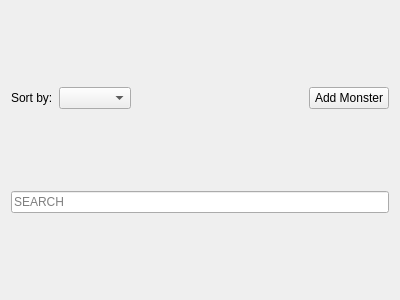
<?xml version="1.0" encoding="UTF-8"?>
<ui version="4.0">
 <class>BoxMenu</class>
 <widget class="QWidget" name="BoxMenu">
  <property name="geometry">
   <rect>
    <x>0</x>
    <y>0</y>
    <width>400</width>
    <height>300</height>
   </rect>
  </property>
  <property name="windowTitle">
   <string>Form</string>
  </property>
  <layout class="QVBoxLayout" name="verticalLayout">
   <item>
    <layout class="QHBoxLayout" name="horizontalLayout">
     <item>
      <widget class="QLabel" name="label">
       <property name="text">
        <string>Sort by:</string>
       </property>
      </widget>
     </item>
     <item>
      <widget class="QComboBox" name="comboBox"/>
     </item>
     <item>
      <spacer name="horizontalSpacer">
       <property name="orientation">
        <enum>Qt::Horizontal</enum>
       </property>
       <property name="sizeHint" stdset="0">
        <size>
         <width>40</width>
         <height>20</height>
        </size>
       </property>
      </spacer>
     </item>
     <item>
      <widget class="QPushButton" name="addButton">
       <property name="text">
        <string>Add Monster</string>
       </property>
      </widget>
     </item>
    </layout>
   </item>
   <item>
    <layout class="QHBoxLayout" name="horizontalLayout_2">
     <item>
      <widget class="QLineEdit" name="lineEdit">
       <property name="placeholderText">
        <string>SEARCH</string>
       </property>
      </widget>
     </item>
    </layout>
   </item>
  </layout>
 </widget>
 <resources/>
 <connections/>
</ui>
